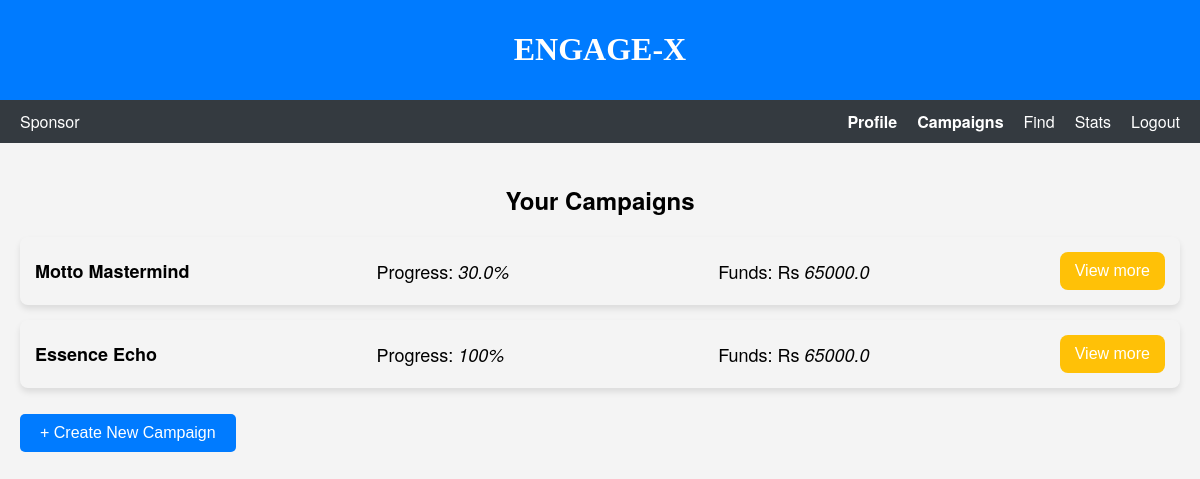
Page /scampaigns (signed in) on the committed database.
### models.py (models this page shows)
class Campaign(db.Model):
    __tablename__ = "campaign"
    id = db.Column(db.Integer, primary_key=True, autoincrement=True)
    sponsor_id = db.Column(db.Integer, db.ForeignKey("user.id"), nullable=False)
    title = db.Column(db.String, nullable=False)
    description = db.Column(db.String, nullable=False)
    goals = db.Column(db.Text, nullable=False)
    start_date = db.Column(db.String, nullable=False)
    days = db.Column(db.Integer, nullable=False)
    funds = db.Column(db.Float, nullable=False)
    visibility = db.Column(db.String, nullable=False)  # public or private
    sponsor = db.relationship('User', back_populates='campaigns')
    ad_requests = db.relationship('AdRequest', back_populates='campaign')
    def get_end_date(self):
        start_date_obj = datetime.strptime(self.start_date, "%Y-%m-%d")
        end_date_obj = start_date_obj + timedelta(days=self.days)
        return end_date_obj.strftime("%Y-%m-%d")
    def get_progress(self):
        start_date_obj = datetime.strptime(self.start_date, "%Y-%m-%d")
        today = datetime.today()
        elapsed_days = (today - start_date_obj).days
        progress = "{:.2f}".format((elapsed_days / self.days) * 100)  # Format progress to 2 decimal places
        progress = min(max(float(progress), 0), 100)  # Ensure progress is between 0 and 100
        return progress

### app.py (the view)
@app.route('/scampaigns', methods = ['GET', 'POST'])
def scampaigns():
    dat = Campaign.query.filter(Campaign.sponsor_id == current_userID).all()
    for campaign in dat:
        campaign.end_date = campaign.get_end_date()
        campaign.progress = campaign.get_progress()
    today_date = datetime.today().strftime("%Y-%m-%d")
    return rt('campaign_sponsor.html', campaigns = dat, today_date = today_date, userID = current_userID)

### templates/campaign_sponsor.html (shortened to what this page needs)
<!DOCTYPE html>
<html lang="en">
<head>
    <link rel="stylesheet" href="/static/css/camp_spons.css">
</head>
<body>
    <header>
        <h1>ENGAGE-X</h1>
    </header>
    <nav class="navbar">
        <div class="navbar-left">
            <span>Sponsor</span>
        </div>
        <div class="navbar-right">
            <a href="{{ url_for('sdashboard') }}" class="active" id="profile-link">Profile</a>
            <a href="{{ url_for('scampaigns') }}" class="active" id="campaigns-link">Campaigns</a>
            <a href="{{ url_for('find_sponsor') }}" id="find-link">Find</a>
            <a href="#">Stats</a>
            <a href="{{ url_for('logout') }}">Logout</a>
        </div>
    </nav>
    <div id="campaigns-section" class="campaigns-section">
        <h2>Your Campaigns</h2>
        <ul id="campaign-list">
            {% for campaign in campaigns %}
                    <div class="campaign-overview">
                        <span class="campaign-title">{{ campaign.title }}</span>
                        <span class="campaign-progress">Progress: <em>{{ campaign.progress }}%</em></span>
                        <span class="campaign-funds">Funds: Rs <em>{{ campaign.funds }}</em></span>
                        <form class="view-more-form"
                        action="{{ url_for('view_details', id=campaign.id, source = 'campaign') }}"
                        method="POST">
                            <button type="submit" class="view-more-button">View more</button>
                        </form>
                    </div>
            {% endfor %}
        </ul>
        <button id="create-campaign-button" class="create-campaign-button">+ Create New Campaign</button>
    </div>
</body>
</html>

### static/css/camp_spons.css (style rules this page uses)
body { font-family: 'Helvetica Neue', sans-serif; margin: 0; padding: 0; background-color: #f4f4f4; }
header { font-family: stylish; background-color: #007bff; color: white; padding: 10px 20px; text-align: center; }
.navbar { display: flex; justify-content: space-between; background-color: #343a40; color: white; padding: 10px 20px; }
.navbar-left { display: flex; align-items: center; }
.navbar-right { display: flex; align-items: center; }
.navbar-right a { color: white; text-decoration: none; margin-left: 20px; }
.navbar-right a.active { font-weight: bold; }
.create-campaign-button, .campaigns-section .request-button, .campaigns-section .update-button,.campaigns-section .delete-button { display: inline-block; padding: 10px 20px; margin-top: 10px; font-size: 16px; color: white; border: none; border-radius: 5px; cursor: pointer; }
.create-campaign-button { background-color: #007BFF; }
.campaigns-section { padding: 20px; }
.campaigns-section ul { list-style-type: none; padding: 0; }
.campaigns-section h2 { text-align: center; }
.campaign-overview { display: grid; grid-template-columns: 1fr 1fr 1fr auto; align-items: center; gap: 20px; justify-content: space-between; margin-bottom: 15px; padding: 15px; border-radius: 8px; box-shadow: 0 4px 6px rgba(0,0,0,0.1); }
.campaign-overview span { flex-grow: 1; font-size: 18px; }
.campaign-title { font-weight: bold; margin-right: 20px; }
.campaign-progress, .campaign-funds { margin-right: 20px; }
.view-more-button { margin-left: auto; background-color: #ffc107; color: white; border: none; padding: 10px 15px; cursor: pointer; border-radius: 8px; font-size: 16px; }

### rows in the picture
Campaign: title "Motto Mastermind", progress "30.0", funds "65000.0"
Campaign: title "Essence Echo", progress "100", funds "65000.0"
